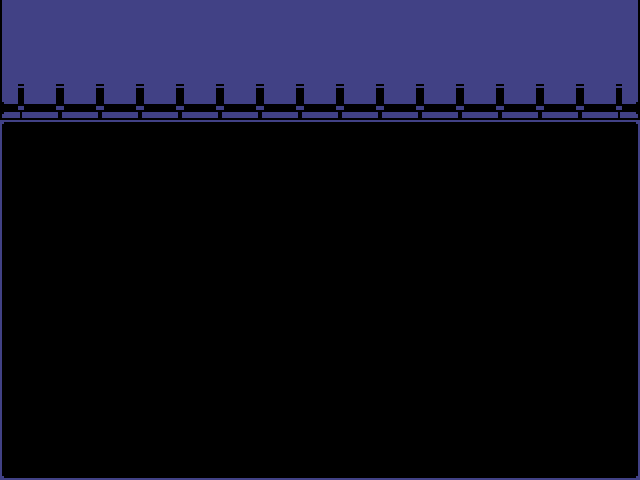

A level layout from a 2D game, rendered from its tile map. Below: a short description, then the map file with its tile-grid data intact:
An orthogonal 16x12 tile map with 40x40 px tiles, 1 tile layer (tiles) and 5 objects (spawn).

<map version="1.10" tiledversion="1.10.2" orientation="orthogonal" renderorder="right-down" width="16" height="12" tilewidth="40" tileheight="40" infinite="0" backgroundcolor="#000000" nextlayerid="6" nextobjectid="38">
 <editorsettings>
  <export target="room1.lua" format="lua" />
 </editorsettings>
 <tileset firstgid="1" source="../tilesets/castle.tsx" />
 <layer id="1" name="tiles" width="16" height="12">
  <data encoding="csv">
10,11,11,11,11,11,11,11,11,11,11,11,11,11,11,12,
10,11,11,11,11,11,11,11,11,11,11,11,11,11,11,12,
13,14,14,14,14,14,14,14,14,14,14,14,14,14,14,15,
1,2,2,2,2,2,2,2,2,2,2,2,2,2,2,3,
4,0,0,0,0,0,0,0,5,5,5,5,0,0,0,6,
4,0,0,0,0,0,0,0,0,0,0,0,0,0,0,6,
4,0,0,0,0,0,0,0,0,0,0,0,0,0,0,6,
4,0,0,0,0,0,0,0,0,0,0,0,0,0,0,6,
4,0,0,0,0,0,0,0,0,0,0,0,0,0,0,6,
4,0,0,0,0,0,0,0,0,0,0,0,0,0,0,6,
4,0,0,0,0,0,0,0,0,0,0,0,0,0,0,6,
7,8,8,8,8,8,8,8,8,8,8,8,8,8,8,9
</data>
 </layer>
 <objectgroup color="#0000ff" id="3" name="collision" opacity="0.5">
  <object id="1" x="0" y="80" width="640" height="40" />
  <object id="8" x="0" y="480" width="640" height="40" />
  <object id="16" x="-40" y="120" width="40" height="360" />
  <object id="37" x="640" y="120" width="40" height="360" />
 </objectgroup>
 <objectgroup color="#7f00ff" id="5" name="markers">
  <object id="20" name="spawn" x="320" y="320">
   <point />
  </object>
 </objectgroup>
</map>